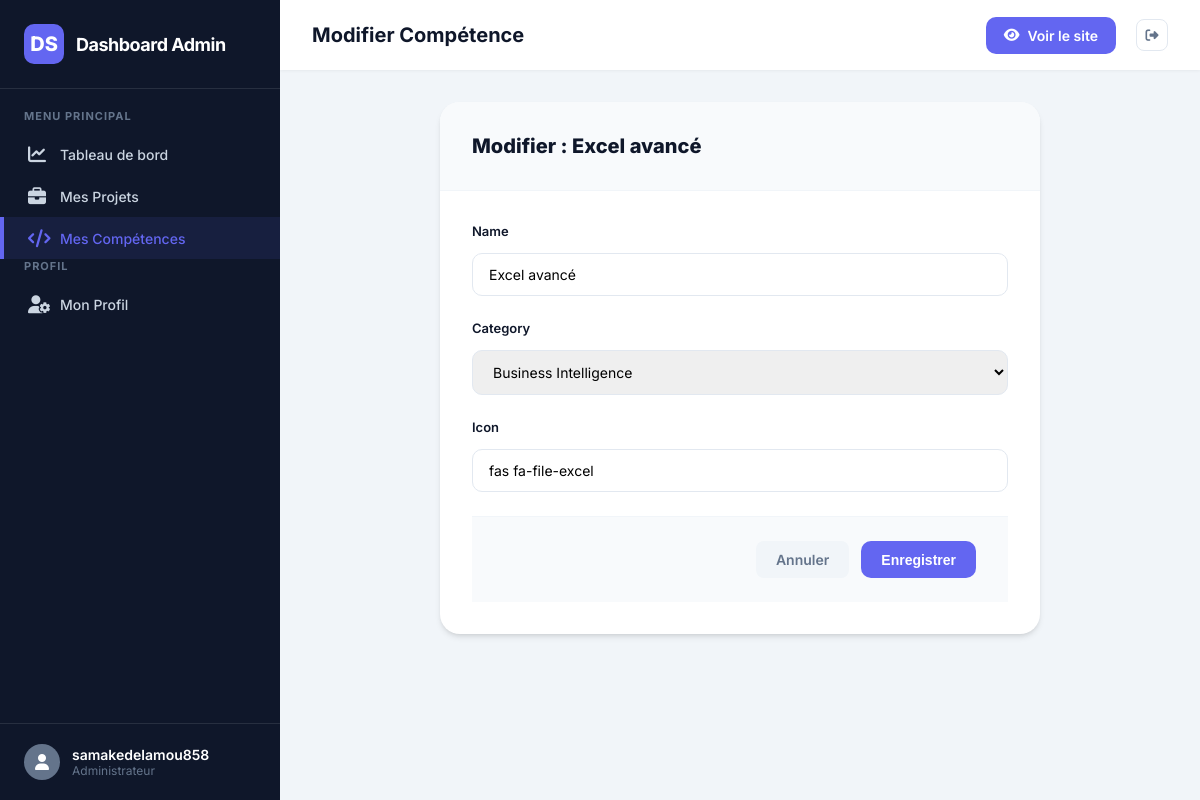
/dashboard/skills/16/edit/ (signed in), run on the app's committed database.
### home/models.py (models this page shows, shortened)
class Skill(models.Model):
    CATEGORY_CHOICES = [
        ('analysis', 'Analyse de données'),
        ('programming', 'Programmation'),
        ('database', 'Bases de données'),
        ('bi', 'Business Intelligence'),
    ]
    name = models.CharField(max_length=100)
    category = models.CharField(max_length=20, choices=CATEGORY_CHOICES)
    icon = models.CharField(max_length=50, default="fas fa-chart-line")
    created_at = models.DateTimeField(auto_now_add=True)

### home/views.py (the view)
# urls.py: path('dashboard/skills/<int:pk>/edit/', views.edit_skill, name='dashboard_skill_edit'),
@login_required
def edit_skill(request, pk):
    skill = get_object_or_404(Skill, pk=pk)
    if request.method == 'POST':
        form = SkillForm(request.POST, instance=skill)
        if form.is_valid():
            form.save()
            messages.success(request, "Compétence mise à jour !")
            return redirect('dashboard_skills')
    else:
        form = SkillForm(instance=skill)
    return render(request, 'home/skill_form.html', {'form': form, 'skill': skill})

### home/forms.py
class SkillForm(forms.ModelForm):
    class Meta:
        model = Skill
        fields = ['name', 'category', 'icon']
        widgets = {
            'name': forms.TextInput(attrs={'placeholder': 'Ex: Python, Tableau...'}),
            'icon': forms.TextInput(attrs={'placeholder': 'Ex: fab fa-python...'}),
        }

### home/templates/home/skill_form.html (shortened to what this page needs)
{% extends 'home/dashboard_base.html' %}
{% load static %}
{% block header_title %}Modifier Compétence{% endblock %}
{% block extra_css %}
<link rel="stylesheet" href="{% static 'home/css/dashboard_projects.css' %}">
{% endblock %}
{% block content %}
<div class="form-card">
    <div class="form-header">
        <h3 style="font-size: 20px; font-weight: 800;">Modifier : {{ skill.name }}</h3>
    </div>
    <form method="post" class="form-body">
        {% for field in form %}
            <div class="form-group-modern">
                <label for="{{ field.id_for_label }}">{{ field.label }}</label>
                {{ field }}
            </div>
        {% endfor %}
        <div class="form-footer">
            <a href="{% url 'dashboard_skills' %}" class="btn-secondary-dashboard" style="text-decoration: none;">Annuler</a>
            <button type="submit" class="btn-primary-dashboard">Enregistrer</button>
        </div>
    </form>
</div>
{% endblock %}

### home/templates/home/dashboard_base.html (shortened to what this page needs)
{% load static %}
<!DOCTYPE html>
<html lang="fr">
<head>
    <link href="https://cdnjs.cloudflare.com/ajax/libs/font-awesome/6.4.0/css/all.min.css" rel="stylesheet">
    {% block extra_css %}{% endblock %}
</head>
<body>
    <div class="dashboard-container">
        <aside class="sidebar" id="sidebar">
            <div class="sidebar-header">
                <div class="logo-box">DS</div>
                <span class="sidebar-title">Dashboard Admin</span>
            </div>
            <nav class="sidebar-nav">
                <div class="nav-label">Menu Principal</div>
                <a href="{% url 'dashboard' %}" class="nav-link {% if request.resolver_match.url_name == 'dashboard' %}active{% endif %}">
                    <i class="fa-solid fa-chart-line"></i>
                    Tableau de bord
                </a>
                <a href="{% url 'dashboard_projects' %}" class="nav-link {% if 'projects' in request.path %}active{% endif %}">
                    <i class="fa-solid fa-briefcase"></i>
                    Mes Projets
                </a>
                <a href="{% url 'dashboard_skills' %}" class="nav-link {% if 'skills' in request.path %}active{% endif %}">
                    <i class="fa-solid fa-code"></i>
                    Mes Compétences
                </a>
                <div class="nav-label">Profil</div>
                <a href="{% url 'dashboard_settings' %}" class="nav-link {% if 'settings' in request.path %}active{% endif %}">
                    <i class="fa-solid fa-user-gear"></i>
                    Mon Profil
                </a>
            </nav>
            <div class="sidebar-footer">
                <a href="{% url 'home' %}" class="user-profile">
                    <div class="user-avatar">
                        <i class="fa-solid fa-user"></i>
                    </div>
                    <div class="user-info">
                        <span class="name">{{ user.username }}</span>
                        <span class="role">Administrateur</span>
                    </div>
                </a>
            </div>
        </aside>
        <main class="main-content">
            <header class="top-header">
                <div class="header-left">
                    <h2 style="font-size: 20px; font-weight: 700;">{% block header_title %}Overview{% endblock %}</h2>
                </div>
                <div class="header-actions">
                    <a href="{% url 'home' %}" class="btn-view-site">
                        <i class="fa-solid fa-eye"></i>
                        Voir le site
                    </a>
                    <form action="{% url 'logout' %}" method="post" style="display: inline;">
                        <button type="submit" class="action-btn" title="Déconnexion">
                            <i class="fa-solid fa-right-from-bracket"></i>
                        </button>
                    </form>
                </div>
            </header>
            <div class="content-body">
                {% block content %}{% endblock %}
            </div>
        </main>
    </div>
</body>
</html>

### home/static/home/css/dashboard_projects.css (style rules this page uses)
.btn-primary-dashboard { background: var(--primary); color: white; border: none; padding: 10px 20px; border-radius: 10px; font-weight: 600; font-size: 14px; display: inline-flex; align-items: center; gap: 8px; cursor: pointer; transition: var(--transition); text-decoration: none; white-space: nowrap; }
.action-btn { width: 32px; height: 32px; border-radius: 8px; display: flex; align-items: center; justify-content: center; transition: var(--transition); text-decoration: none; font-size: 13px; }
.form-body { padding: 24px; overflow-y: auto; }
.form-group-modern { display: flex; flex-direction: column; gap: 6px; margin-bottom: 16px; }
.form-group-modern label { font-weight: 600; font-size: 13px; color: var(--dark); }
.form-group-modern input, .form-group-modern textarea, .form-group-modern select { padding: 10px 14px; border: 1px solid #e2e8f0; border-radius: 8px; font-family: inherit; font-size: 14px; transition: var(--transition); }
.form-footer { padding: 16px 24px; border-top: 1px solid #f1f5f9; display: flex; justify-content: flex-end; gap: 12px; flex-shrink: 0; }
.btn-secondary-dashboard { background: #f1f5f9; color: var(--secondary); border: none; padding: 10px 20px; border-radius: 8px; font-weight: 600; font-size: 14px; cursor: pointer; transition: var(--transition); }

### home/templates/home/skill_form.html (style rules this page uses)
.form-card { background: white; border-radius: 20px; box-shadow: var(--card-shadow); max-width: 600px; margin: 0 auto; overflow: hidden; }
.form-header { padding: 32px; border-bottom: 1px solid #f1f5f9; background: #f8fafc; }
.form-body { padding: 32px; }
.form-group-modern { margin-bottom: 24px; }
.form-group-modern label { display: block; font-weight: 600; margin-bottom: 8px; color: var(--dark); }
.form-group-modern input, .form-group-modern select { width: 100%; padding: 12px 16px; border: 1px solid #e2e8f0; border-radius: 10px; font-family: inherit; transition: var(--transition); }
.form-footer { padding: 24px 32px; border-top: 1px solid #f1f5f9; display: flex; justify-content: flex-end; gap: 12px; background: #f8fafc; }

### data on the page
Skill: name "Excel avancé", form "Excel avancé" "Business Intelligence" "fas fa-file-excel"

### other printed values
{{ user.username }} "samakedelamou858"
{{ field.label }} "Name" "Category" "Icon"
